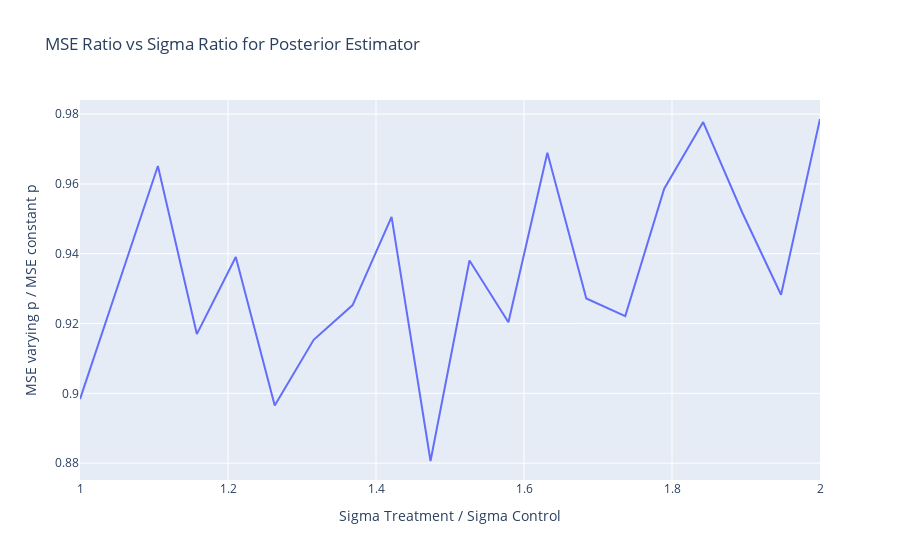

The notebook cell this image was saved under:
### Code cell
import plotly.express as px

# Calculate the ratio
ratio = np.sqrt(varying_prop_df["sample_mse"].values / const_prop_df["sample_mse"].values)

# Create the plot
fig = px.line(
    x=varying_prop_df["sigma_treatment"] / sim.CHICK_SIGMA_TREATMENT,
    y=ratio,
    labels={"x": "Sigma Treatment / Sigma Control", "y": "MSE varying p / MSE constant p"},
    title="MSE Ratio vs Sigma Ratio for Posterior Estimator"
)

fig.show()

### Figure 1 — Plotly figure (JSON) as saved in the notebook; plotly's stock layout.template omitted (floating-point values rounded to 4 significant figures)
{"data": [{"hovertemplate": "Sigma Treatment / Sigma Control=%{x}<br>MSE varying p / MSE constant p=%{y}<extra></extra>", "legendgroup": "", "line": {"color": "#636efa", "dash": "solid"}, "marker": {"symbol": "circle"}, "mode": "lines", "name": "", "orientation": "v", "showlegend": false, "type": "scatter", "x": [1, 1.053, 1.105, 1.158, 1.211, 1.263, 1.316, 1.368, 1.421, 1.474, 1.526, 1.579, 1.632, 1.684, 1.737, 1.789, 1.842, 1.895, 1.947, 2], "xaxis": "x", "y": [0.8983, 0.9316, 0.9651, 0.917, 0.939, 0.8965, 0.9153, 0.9253, 0.9506, 0.8806, 0.9381, 0.9203, 0.9689, 0.9272, 0.9221, 0.9586, 0.9777, 0.9519, 0.9283, 0.9786], "yaxis": "y"}], "layout": {"legend": {"tracegroupgap": 0}, "title": {"text": "MSE Ratio vs Sigma Ratio for Posterior Estimator"}, "xaxis": {"anchor": "y", "domain": [0, 1], "title": {"text": "Sigma Treatment / Sigma Control"}}, "yaxis": {"anchor": "x", "domain": [0, 1], "title": {"text": "MSE varying p / MSE constant p"}}}}
